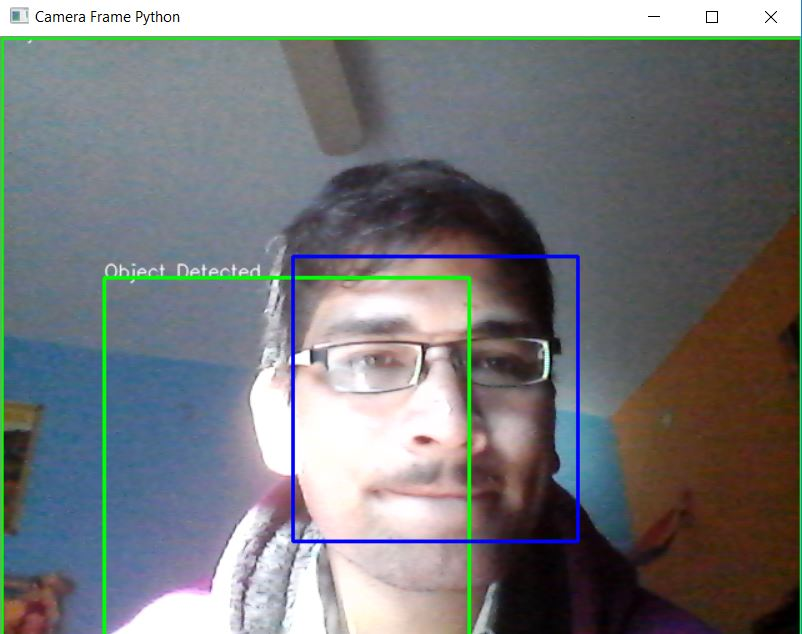
#> input picture Object Detection.JPG, 802 x 634 px, given in place of the camera
$ python 'Simple CV2 Prog.py'   (older library calls are emulated)
#> lines starting #> are read from the running program, lines starting #| are printed output that depends on the picture
# -*- coding: utf-8 -*-
"""
Created on Mon Dec 31 19:22:19 2018

@author: Deepak
"""
#this aims at checking if some new object has come in front of the camera and capture his image(If its an image) and time period for which it was in front of it.

import cv2

face_cascade = cv2.CascadeClassifier('C:/Users/wc/OpenCV_Face_Detection/cascades/data/haarcascade_frontalface_alt2.xml')

#here 0 is for the camera with the laptop while 1,2 3 etc would give the external webcams
cap=cv2.VideoCapture(0)

first_frame=None

object_detected=False

while True:
    object_detected=False
    check,frame=cap.read()
#> frame is the input picture: shape (634, 802, 3); mean B, G, R 122.4, 119.8, 118
    gray=cv2.cvtColor(frame, cv2.COLOR_BGR2GRAY)
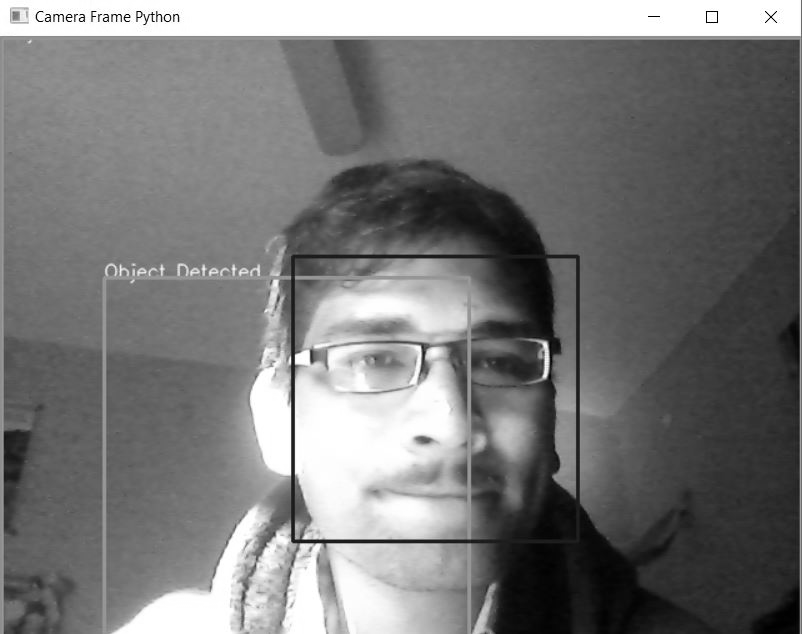
#> gray: shape (634, 802); min 0, max 255, mean 119.6
    gaussian_blur=cv2.GaussianBlur(gray,(21,21),0)
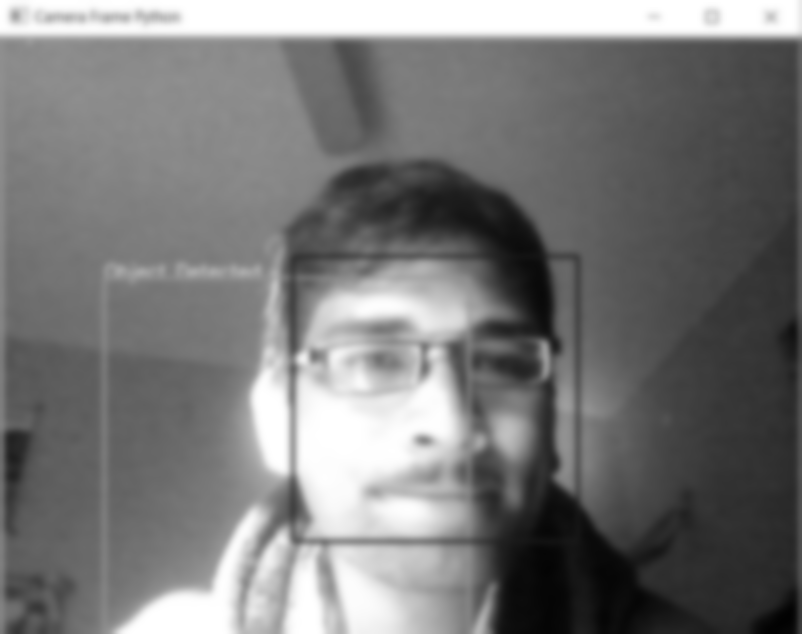
#> gaussian_blur: shape (634, 802); min 2, max 255, mean 119.6

    #Store the first image
    if first_frame is None:
        first_frame=gaussian_blur
        continue;

    #Defining various threshold of detection and ignoring meagre ones
    delta_frame=cv2.absdiff(first_frame,gaussian_blur)
    thresh_delta=cv2.threshold(delta_frame,30,255,cv2.THRESH_BINARY)[1]
    thresh_delta=cv2.dilate(thresh_delta,None,iterations=0)

    #TO find contour
    (_,cnts,_)=cv2.findContours(thresh_delta.copy(),cv2.RETR_EXTERNAL,cv2.CHAIN_APPROX_SIMPLE)


    #To Reduce noise
    for contour in cnts:
        #checking the area of contours. Greater area gave better results for one big object detection
        if(cv2.contourArea(contour)<10000):
            continue;
        object_detected=True
        x,y,w,h =cv2.boundingRect(contour)
        font = cv2.FONT_HERSHEY_SIMPLEX
        color = (255, 255, 255)
        cv2.putText(frame, "Object Detected", (x,y), font, 0.5, color, 1, cv2.LINE_AA)
        cv2.rectangle(frame,(x,y),(x+w,y+h),(0,255,0),2)

    if object_detected:

        #If there is a face in the object detect and save that
        faces = face_cascade.detectMultiScale(gray, scaleFactor=1.5, minNeighbors=5)
        for (x, y, w, h) in faces:
            roi_gray = gray[y:y+h, x:x+w] #(ycord_start, ycord_end)
            roi_color = frame[y:y+h, x:x+w]#region of interest
            color = (255, 0, 0) #BGR 0-255
            stroke = 2
            end_cord_x = x + w
            end_cord_y = y + h
            cv2.rectangle(frame, (x, y), (end_cord_x, end_cord_y), color, stroke)
            img_item = "C:\\Users\\wc\\Pictures\\Saved Pictures\\object.png"
            cv2.imwrite(img_item, roi_color)

    cv2.imshow('Camera Frame Python',frame)
    if cv2.waitKey(20) & 0xFF == ord('q'):
        break

cap.release()
cv2.destroyAllWindows()

$ run again, on first_frame.JPG
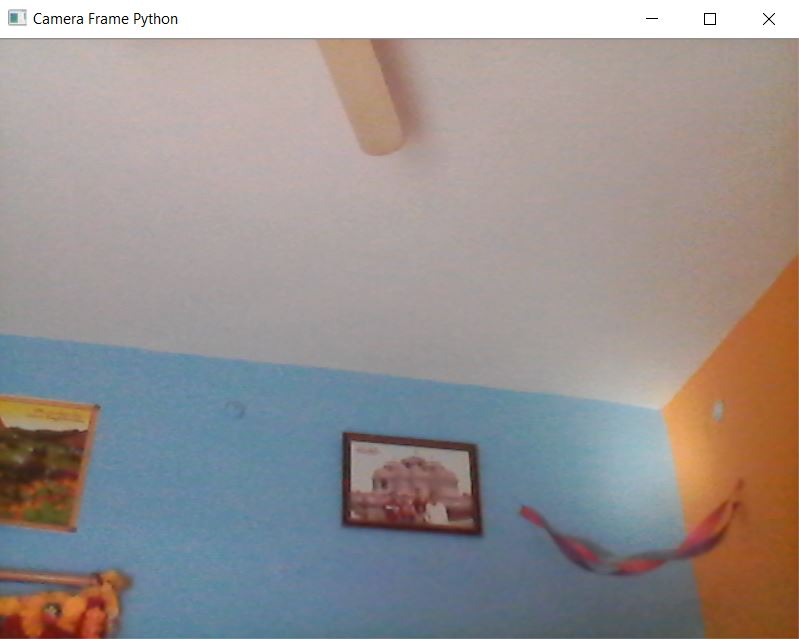
#> input picture first_frame.JPG, 799 x 639 px, given in place of the camera
#> frame is the input picture: shape (639, 799, 3); mean B, G, R 145.4, 146.4, 152.7
#> `gray=cv2.cvtColor(frame, cv2.COLOR_BGR2GRAY)`:
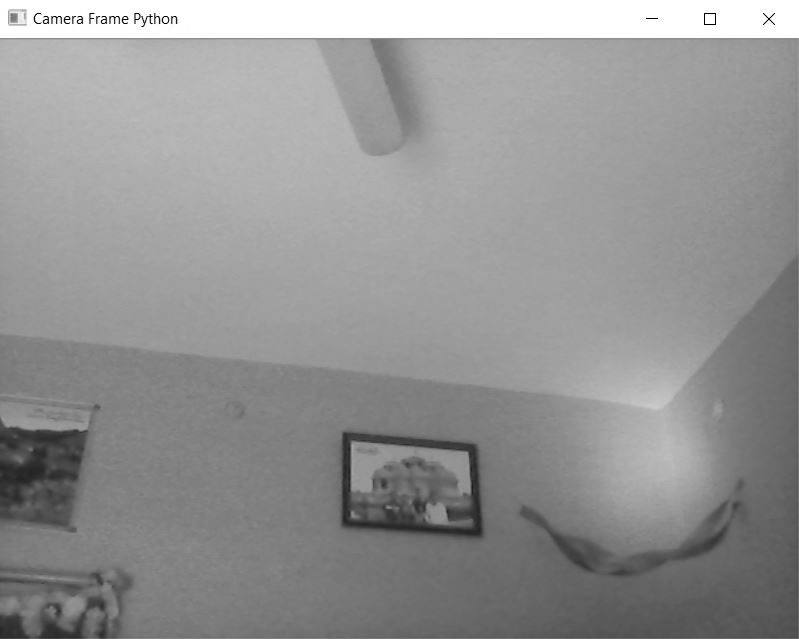
#> gray: shape (639, 799); min 0, max 255, mean 148.2

$ run again, on object.png
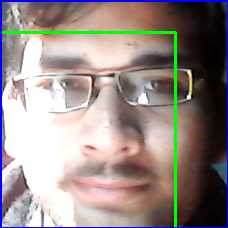
#> input picture object.png, 228 x 228 px, given in place of the camera
#> frame is the input picture: shape (228, 228, 3); mean B, G, R 136.4, 139.7, 151.4
#> `gray=cv2.cvtColor(frame, cv2.COLOR_BGR2GRAY)`:
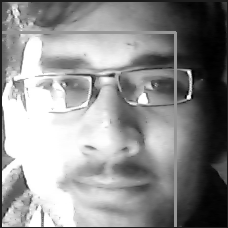
#> gray: shape (228, 228); min 0, max 255, mean 142.8
#> `gaussian_blur=cv2.GaussianBlur(gray,(21,21),0)`:
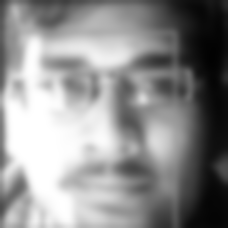
#> gaussian_blur: shape (228, 228); min 2, max 255, mean 143.3
